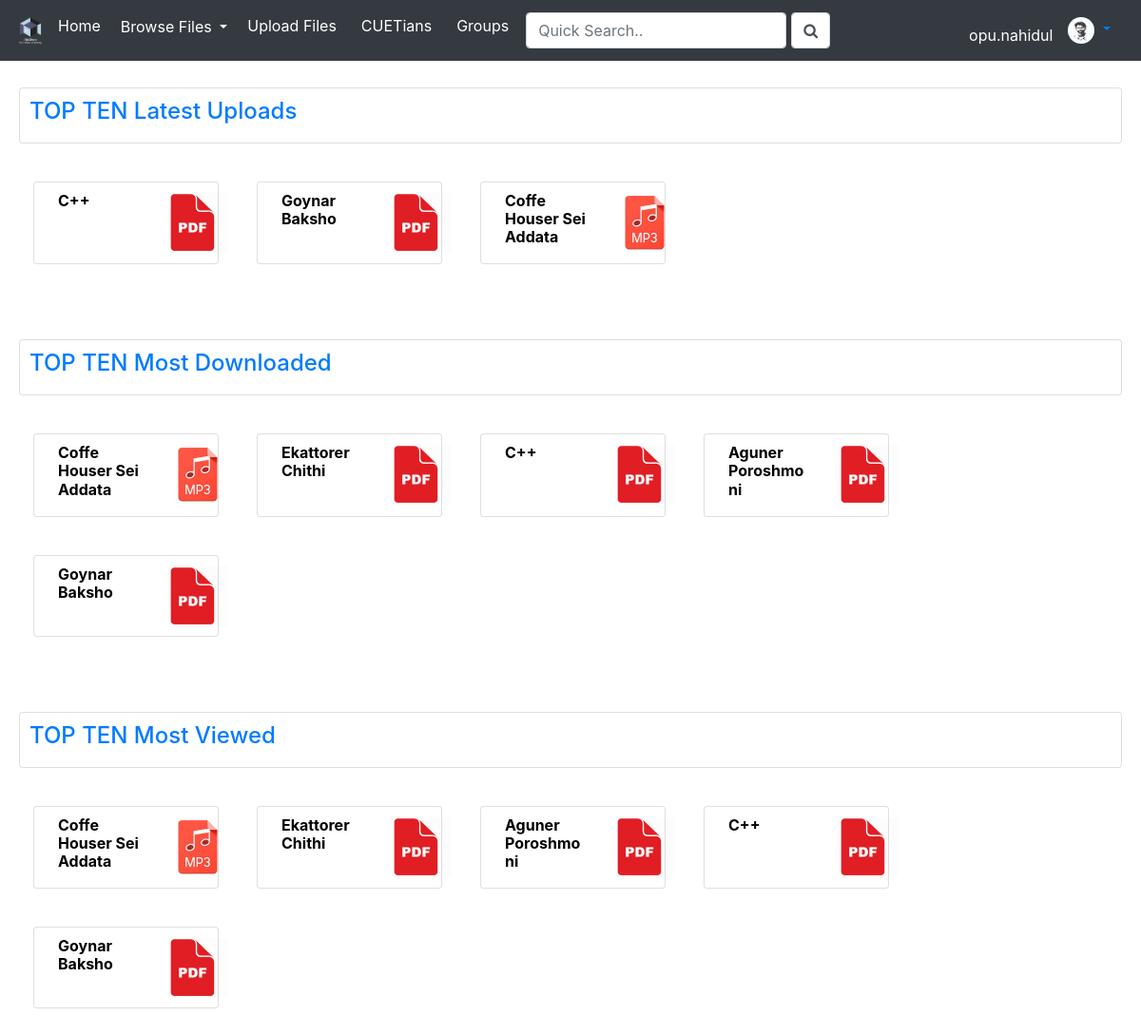
Screenshot of /home.php (signed in) with the database file from the repository.
### tables this page shows
CREATE TABLE `files` (
  `id` int(11) NOT NULL,
  `user` varchar(50) NOT NULL,
  `type` varchar(20) NOT NULL,
  `location` varchar(200) NOT NULL,
  `name` varchar(500) NOT NULL,
  `description` varchar(10000) NOT NULL,
  `date` varchar(50) NOT NULL,
  `time` varchar(50) NOT NULL,
  `status` varchar(50) NOT NULL,
  `rating` int(11) NOT NULL,
  `rater` int(11) NOT NULL,
  `level` int(11) NOT NULL,
  `term` int(11) NOT NULL,
  `depertment` varchar(20) NOT NULL
);

### home.php (the view, shortened to what this page needs)
<?php
include("dbconnect.php");
?>
<!DOCTYPE html>
<html>
<head>
    <link rel="stylesheet" href="css/bootstrap.min.css" />
    <link rel="stylesheet" href="https://cdnjs.cloudflare.com/ajax/libs/font-awesome/4.7.0/css/font-awesome.min.css">
</head>
<body>
    <?php
    include('navbar.php')
    ?>
    <br><br><br>
    <div class="panel panel-default">
        <div class="panel-heading card" style="margin: 20px;padding: 10px">
            <a data-toggle="collapse" href="#latest" style="text-decoration: none">
                <h4>TOP TEN Latest Uploads</h4>
            </a>
        </div>
        <div id="latest" class="panel-collapse collapse show">
            <div class="row" style="margin: 15px; ">
                <?php
                $sql = "SELECT * FROM files ORDER BY date DESC LIMIT 10";
                $result = mysqli_query($conn, $sql);
                while ($latest10 = mysqli_fetch_array($result)) {
                    if ($latest10['status'] == '0' || $latest10['status'][0] == '0') {
                        $id = $latest10['id'];
                        $name = $latest10['name'];
                        $loc = preg_split("/\./", $latest10['location']);
                        $img = $loc[count($loc) - 1] . '.png';
                        ?>
                        <div class="col-md-2 card" style="margin: 20px" onmouseover="this.style.backgroundColor='rgba(155, 159, 216, 0.486)'" onmouseout="this.style.backgroundColor='white'">
                            <a href="forum.php?id=<?php echo $id ?>" style="text-decoration: none;">
                                <div class="row" style="padding:10px">
                                    <div class="col-md-8">
                                        <h6 style="color: black;font-weight: bold"><?php echo $name ?></h6>
                                    </div>
                                    <div class="col-md-2">
                                        <img src="images/icon/<?php echo $img ?>" alt="<?php echo $img ?>" height="64px">
                                    </div>
                                </div>
                            </a>
                        </div>
                    <?php
                    }
                }
                ?>
            </div>
        </div>
    </div>
    <br>
    <div class="panel panel-default">
        <div class="panel-heading card" style="margin: 20px;padding: 10px">
            <a data-toggle="collapse" href="#down" style="text-decoration: none">
                <h4>TOP TEN Most Downloaded</h4>
            </a>
        </div>
        <div id="down" class="panel-collapse collapse show">
            <div class="row" style="margin: 15px;">
                <?php
                $sql = "SELECT files.id,files.name,files.location,d.down,files.status FROM (SELECT file AS id, IFNULL(SUM(down),0) AS down FROM download GROUP BY file) d, files WHERE files.id=d.id ORDER BY d.down DESC LIMIT 10";
                $result = mysqli_query($conn, $sql);
                while ($latest10 = mysqli_fetch_array($result)) {
                    if ($latest10['status'] == '0' || $latest10['status'][0] == '0') {
                        $id = $latest10['id'];
                        $name = $latest10['name'];
                        $loc = preg_split("/\./", $latest10['location']);
                        $img = $loc[count($loc) - 1] . '.png';
                        ?>
                        <div class="col-md-2 card" style="margin: 20px" onmouseover="this.style.backgroundColor='rgba(155, 159, 216, 0.486)'" onmouseout="this.style.backgroundColor='white'">
                            <a href="forum.php?id=<?php echo $id ?>" style="text-decoration: none;">
                                <div class="row" style="padding:10px">
                                    <div class="col-md-8">
                                        <h6 style="color: black;font-weight: bold"><?php echo $name ?></h6>
                                    </div>
                                    <div class="col-md-2">
                                        <img src="images/icon/<?php echo $img ?>" alt="<?php echo $img ?>" height="64px">
                                    </div>
                                </div>
                            </a>
                        </div>
                    <?php
                    }
                }
                ?>
            </div>
        </div>
    </div>
    <br>
    <div class="panel panel-default">
        <div class="panel-heading card" style="margin: 20px;padding: 10px">
            <a data-toggle="collapse" href="#view" style="text-decoration: none">
                <h4>TOP TEN Most Viewed</h4>
            </a>
        </div>
        <div id="view" class="panel-collapse collapse show">
            <div class="row" style="margin: 15px">
                <?php
                $sql = "SELECT files.id,files.name,files.location,d.down,files.status FROM (SELECT file AS id, IFNULL(SUM(view),0) AS down FROM download GROUP BY file) d, files WHERE files.id=d.id ORDER BY d.down DESC LIMIT 10";
                $result = mysqli_query($conn, $sql);
                while ($latest10 = mysqli_fetch_array($result)) {
                    if ($latest10['status'] == '0' || $latest10['status'][0] == '0') {
                        $id = $latest10['id'];
                        $name = $latest10['name'];
                        $loc = preg_split("/\./", $latest10['location']);
                        $img = $loc[count($loc) - 1] . '.png';
                        ?>
                        <div class="col-md-2 card" style="margin: 20px" onmouseover="this.style.backgroundColor='rgba(155, 159, 216, 0.486)'" onmouseout="this.style.backgroundColor='white'">
                            <a href="forum.php?id=<?php echo $id ?>" style="text-decoration: none;">
                                <div class="row" style="padding:10px">
                                    <div class="col-md-8">
                                        <h6 style="color: black;font-weight: bold"><?php echo $name ?></h6>
                                    </div>
                                    <div class="col-md-2">
                                        <img src="images/icon/<?php echo $img ?>" alt="<?php echo $img ?>" height="64px">
                                    </div>
                                </div>
                            </a>
                        </div>
                    <?php
                    }
                }
                ?>
            </div>
        </div>
    </div>
</body>
</html>

### rows the page displays
files: name "C++"
files: name "Goynar Baksho"
files: name "Coffe Houser Sei Addata", shows a picture
files: name "Ekattorer Chithi"
files: name "Aguner Poroshmoni"

### other values shown
$name[0] "opu.nahidul"
